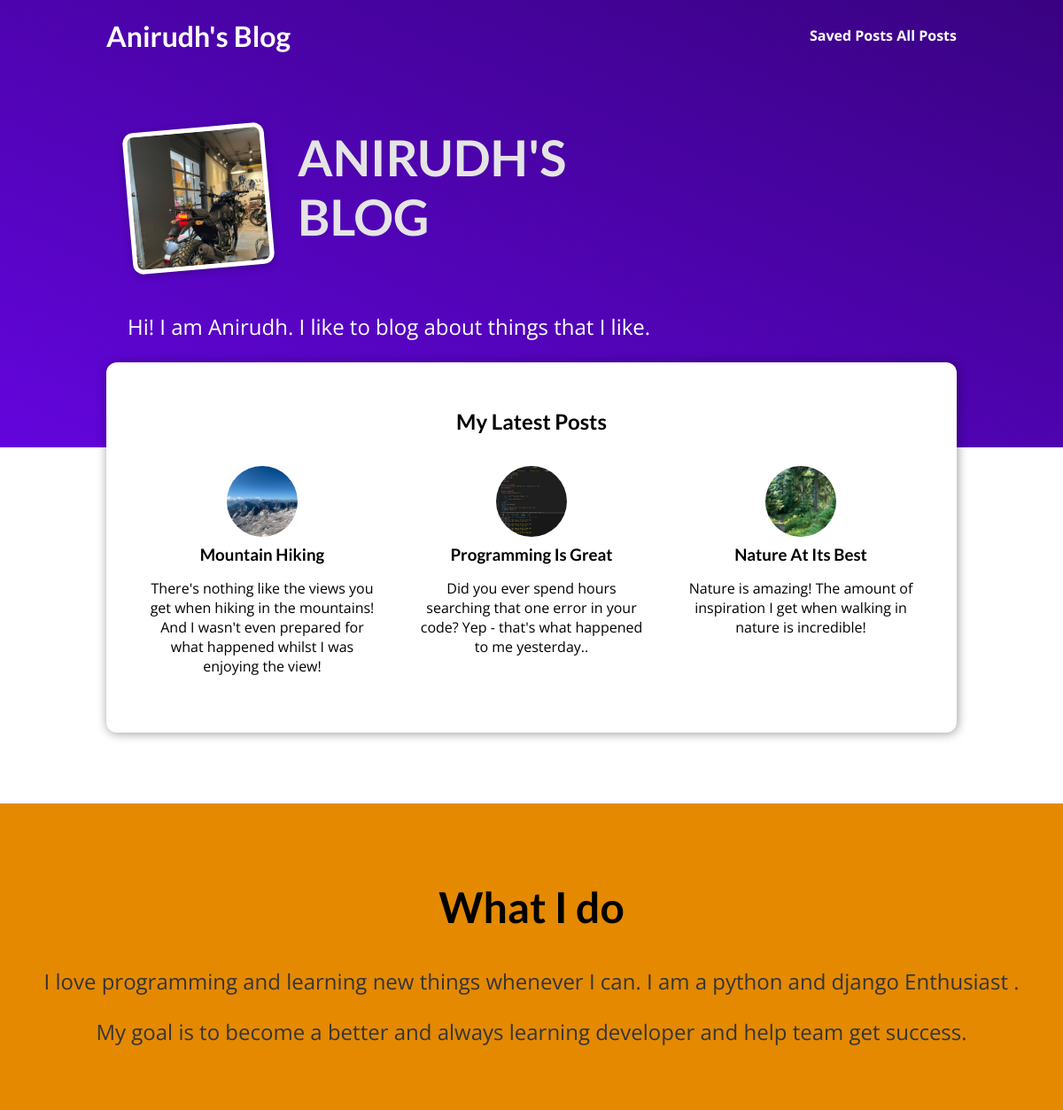
The page / on the database its author committed.
### blog/models.py (models this page shows, shortened)
class Post(models.Model):
    title = models.CharField(max_length = 150)
    excerpt = models.CharField(max_length=200)
    image = models.ImageField(upload_to="posts", null=True)
    date = models.DateField(auto_now = True)
    slug=models.SlugField(unique = True ,db_index = True )
    content = models.TextField(validators =[MinLengthValidator(10)] )
    author = models.ForeignKey(Author , null = True, on_delete = models.SET_NULL, related_name = "posts")
    tags = models.ManyToManyField(Tag)

### blog/views.py (the view)
# urls.py: path("",views.StartingPageView.as_view(),name="starting-page"),
class StartingPageView(ListView) :
    template_name = "blog/index.html"
    model = Post
    ordering = ["-date"]
    context_object_name = "posts"
    def get_queryset(self) -> QuerySet[Any]:
        queryset = super().get_queryset()
        data = queryset[:3]
        return data

### blog/templates/blog/index.html (shortened to what this page needs)
{% extends "base.html" %}
{% load static %}
{% block css_files%}
<link rel="stylesheet" href={% static "blog/post.css" %}>
<link rel="stylesheet" href={% static "blog/index.css" %}>
{% endblock%}
{% block content %}
<section id="welcome">
<header>
<img src="{% static "blog/images/bike1.jpg"%}" alt="Anirudh - The author of this page.">
<h2>ANIRUDH'S BLOG</h2>
</header>
<p>Hi! I am Anirudh. I like to blog about things that I like.</p>
</section>
<section id="latest-posts">
    <h2>My Latest Posts</h2>
    <ul>
        {% for post in posts%}
           {%  include "blog/includes/post.html" %}
    {% endfor %}
    </ul>
</section>
<section id="about">
    <h2>What I do</h2>
    <p>I love programming and learning new things whenever I can. I am a python and django Enthusiast .</p>
    <p> My goal is to become a better and always learning developer and help team get success.</p>
</section>
{% endblock%}

### blog/templates/blog/includes/post.html
{%load static %}
<li>
    <article class="post">
        <a href="{% url "post-details-page" post.slug%}">
            <img src="{{ post.image.url}}" alt="{{post.title}}">
            <div class="post__content">
                <h3> {{post.title}} </h3>
                <p>{{post.excerpt}}</p>
            </div>
        </a>
    </article>
</li>

### blog/static/blog/app.css (style rules this page uses)
* { box-sizing: border-box; }
html { font-family: 'Open Sans', 'Lato', sans-serif; }
body { margin: 0; }
h1, h2, h3 { font-family: 'Lato', sans-serif; font-weight: bold; }

### blog/static/blog/post.css (style rules this page uses)
.post { display: flex; flex-direction: column; align-items: center; text-align: center; }
.post a { text-decoration: none; color: black; transition: all 0.2s ease; padding: 1rem; }
.post img { width: 5rem; height: 5rem; object-fit: cover; border-radius: 50%; }
.post h3 { margin: 0.25rem 0; }

### blog/static/blog/index.css (style rules this page uses)
#welcome { background: linear-gradient(to right top, #6305dd, #390281); padding: 6rem 12%; }
#welcome header { display: flex; align-items: flex-start; margin: 3rem auto; }
#welcome img { width: 10rem; height: 10rem; object-fit: cover; object-position: top; border: 5px solid white; border-radius: 12px; background-color: #ffe1bf; transform: rotateZ(-5deg); box-shadow: 0 2px 8px rgba(0, 0, 0, 0.25); }
#welcome h2 { font-size: 3.5rem; margin: 0 0 0 2rem; color: #e4e4e4; width: 10rem; }
#welcome p { color: white; font-size: 1.5rem; }
#latest-posts { background-color: white; padding: 2rem; border-radius: 12px; width: 60rem; margin: -6rem auto 2rem auto; box-shadow: 1px 1px 12px rgba(0, 0, 0, 0.4); }
#latest-posts h2 { text-align: center; }
#latest-posts ul { list-style: none; margin: 0; padding: 0; display: flex; gap: 1rem; }
#latest-posts li { flex: 1; }
#about { text-align: center; padding: 3rem; background-color: #e48900; margin-top: 5rem; }
#about h2 { font-size: 3rem; }
#about p { font-size: 1.5rem; color: #353535; }

### rows shown on the page
Post: image (picture), title "Mountain Hiking", excerpt "There's nothing like the views you get when hiking in the mountains! And I wasn't even prepared for what happened whilst I was enjoying the view!"
Post: image (picture), title "Programming Is Great", excerpt "Did you ever spend hours searching that one error in your code? Yep - that's what happened to me yesterday.."
Post: image (picture), title "Nature At Its Best", excerpt "Nature is amazing! The amount of inspiration I get when walking in nature is incredible!"
